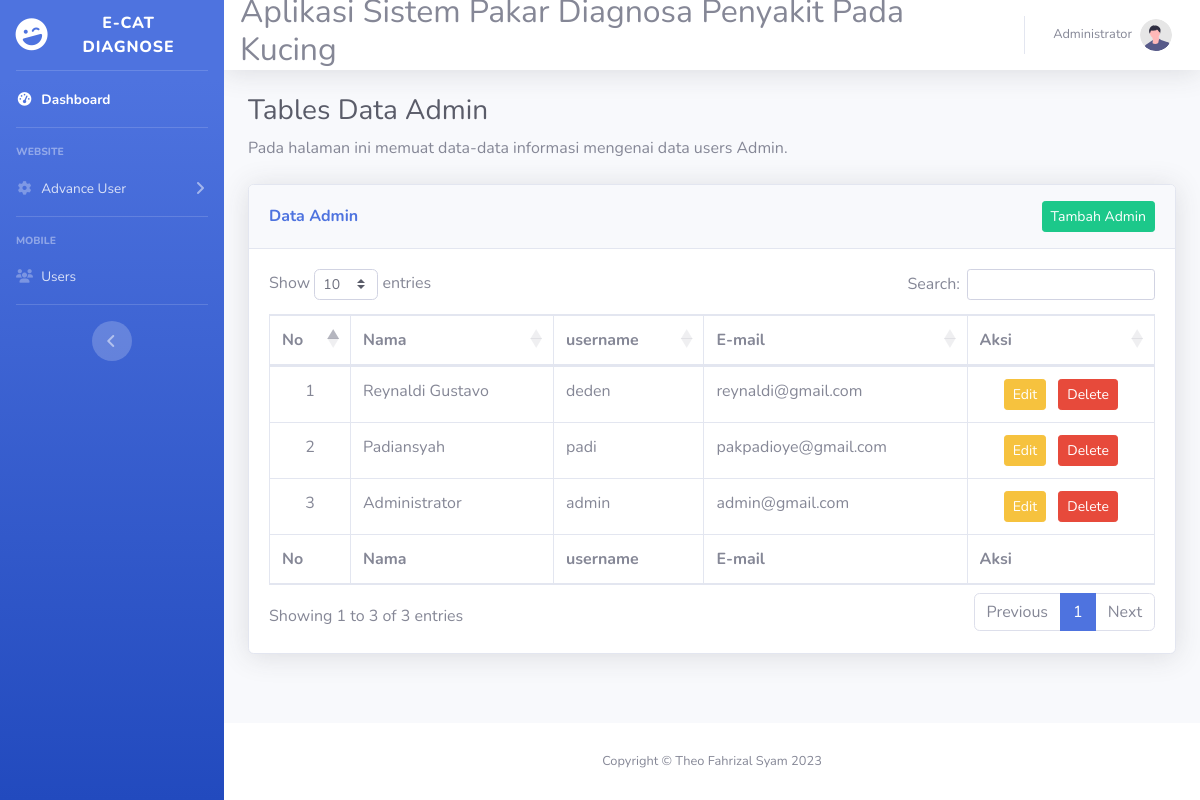
Page /web/admin/page-admin.php (signed in) on the committed database.
### tables this page shows
CREATE TABLE `users` (
  `userId` int(11) NOT NULL,
  `name` varchar(25) NOT NULL,
  `username` varchar(25) NOT NULL,
  `email` varchar(25) NOT NULL,
  `password` varchar(25) NOT NULL,
  `roleId` int(11) NOT NULL
);

### web/admin/page-admin.php (the view, shortened to what this page needs)
<?php
require '../function.php';
?>
<!DOCTYPE html>
<html lang="en">
<head>
    <link href="../vendor/fontawesome-free/css/all.min.css" rel="stylesheet" type="text/css">
    <link href="../css/sb-admin-2.min.css" rel="stylesheet">
    <link href="../vendor/datatables/dataTables.bootstrap4.min.css" rel="stylesheet">
    <link rel="stylesheet" href="https://cdn.jsdelivr.net/npm/bootstrap-icons@1.3.0/font/bootstrap-icons.css" />
</head>
<body id="page-top">
    <div id="wrapper">
        <ul class="navbar-nav bg-gradient-primary sidebar sidebar-dark accordion" id="accordionSidebar">
            <a class="sidebar-brand d-flex align-items-center justify-content-center" href="index-admin.php">
                <div class="sidebar-brand-icon rotate-n-15">
                    <i class="fas fa-laugh-wink"></i>
                </div>
                <div class="sidebar-brand-text mx-3">E-Cat diagnose</div>
            </a>
            <hr class="sidebar-divider my-0">
            <li class="nav-item active">
                <a class="nav-link" href="index-admin.php">
                    <i class="fas fa-fw fa-tachometer-alt"></i>
                    <span>Dashboard</span></a>
            </li>
            <hr class="sidebar-divider">
            <div class="sidebar-heading">
                Website
            </div>
            <li class="nav-item">
                <a class="nav-link collapsed" href="#" data-toggle="collapse" data-target="#collapseTwo" aria-expanded="true" aria-controls="collapseTwo">
                    <i class="fas fa-fw fa-cog"></i>
                    <span>Advance User</span>
                </a>
            </li>
            <hr class="sidebar-divider">
            <div class="sidebar-heading">
                Mobile
            </div>
            <li class="nav-item">
                <a class="nav-link" href="../admin/page-users.php">
                    <i class="fas fa-fw fa-light fa-users"></i>
                    <span>Users</span></a>
            </li>
            <hr class="sidebar-divider d-none d-md-block">
            <div class="text-center d-none d-md-inline">
                <button class="rounded-circle border-0" id="sidebarToggle"></button>
            </div>
        </ul>
        <div id="content-wrapper" class="d-flex flex-column">
            <div id="content">
                <nav class="navbar navbar-expand navbar-light bg-white topbar mb-4 static-top shadow">
                    <h2 class="ml-auto">
                    </h2>
                    <ul class="navbar-nav ml-auto">
                        <li class="nav-item dropdown no-arrow">
                            <a class="nav-link dropdown-toggle" href="#" id="userDropdown" role="button" data-toggle="dropdown" aria-haspopup="true" aria-expanded="false">
                                <span class="mr-2 d-none d-lg-inline text-gray-600 small"><?=$_SESSION['name']?></span>
                                <img class="img-profile rounded-circle" src="../img/undraw_profile.svg">
                            </a>
                        </li>
                    </ul>
                </nav>
                <div class="container-fluid">
                    <h1 class="h3 mb-2 text-gray-800">Tables Data Admin</h1>
                    <p class="mb-4">Pada halaman ini memuat data-data informasi mengenai data users Admin.</p>
                    <div class="card shadow mb-4">
                        <div class="card-header py-3 d-flex align-items-center justify-content-between">
                            <h6 class="m-0 font-weight-bold text-primary">Data Admin</h6>
                            <div>
                                <button type="button" class="btn btn-success btn-sm inline" data-toggle="modal" data-target="#myModal">Tambah Admin</button>
                            </div>
                        </div>
                        <div class="card-body">
                            <div class="table-responsive">
                                <table class="table table-bordered" id="dataTable" width="100%" cellspacing="0">
                                    <thead>
                                        <tr>
                                            <th>No</th>
                                            <th>Nama</th>
                                            <th>username</th>
                                            <th>E-mail</th>
                                            <th>Aksi</th>
                                        </tr>
                                    </thead>
                                    <tfoot>
                                        <tr>
                                            <th>No</th>
                                            <th>Nama</th>
                                            <th>username</th>
                                            <th>E-mail</th>
                                            <th>Aksi</th>
                                        </tr>
                                    </tfoot>
                                    <tbody>
                                        <tr>
                                            <?php
                                            $takeAllAdminData = mysqli_query($link, "SELECT * FROM users WHERE roleId = '4001' ORDER BY userId DESC ");
                                            $i = 1;
                                            while ($data = mysqli_fetch_array($takeAllAdminData)) {
                                                $userId = $data['userId'];
                                                $nameAdmin = $data['name'];
                                                $usernameAdmin = $data['username'];
                                                $email = $data['email'];
                                            ?>
                                                <td class="text-center"><?= $i++ ?></td>
                                                <td><?= $nameAdmin ?></td>
                                                <td><?= $usernameAdmin ?></td>
                                                <td><?= $email ?></td>
                                                <td class="text-center">
                                                    <div>
                                                        <button type="button" class="btn btn-warning btn-sm" data-toggle="modal" data-target="#edit<?= $userId; ?>">
                                                            Edit
                                                        </button>
                                                        <button type="button" class="btn btn-danger btn-sm" data-toggle="modal" data-target="#delete<?= $userId; ?>">
                                                            Delete
                                                        </button>
                                                    </div>
                                                </td>
                                        </tr>
                            </div>
                        <?php
                                            };
                        ?>
                        </div>
                    </div>
                </div>
            </div>
        <footer class="sticky-footer bg-white">
            <div class="container my-auto">
                <div class="copyright text-center my-auto">
                    <span>Copyright &copy; Theo Fahrizal Syam 2023</span>
                </div>
            </div>
        </footer>
</body>
</html>

### rows in the picture
users: name "Reynaldi Gustavo", username "deden", email "reynaldi@gmail.com"
users: name "Padiansyah", username "padi", email "pakpadioye@gmail.com"
users: name "Administrator", username "admin", email "admin@gmail.com"

### other values in the picture
$_SESSION['name'] "Administrator"
